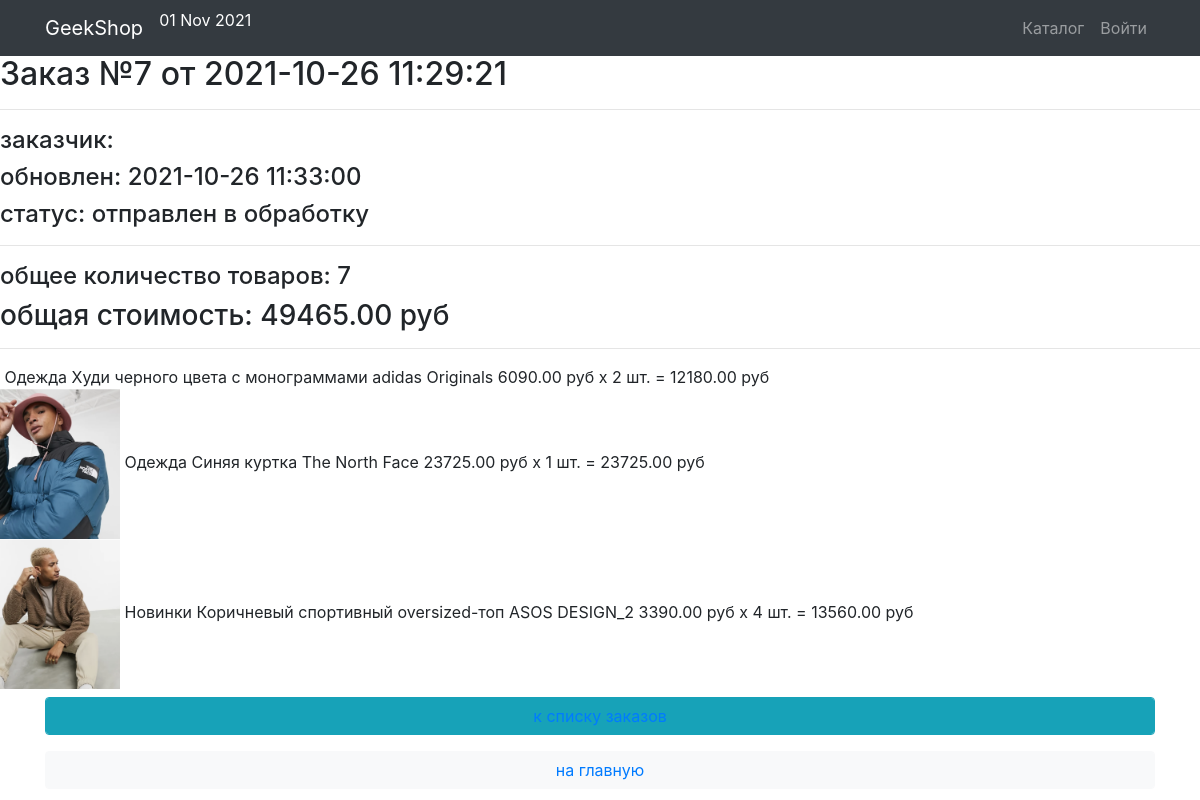
Screenshot of /orders/read/7/ with the database file from the repository.
### ordersapp/models.py (models this page shows, shortened)
class Order(models.Model):
	FORMING = "FM"
	SENT_TO_PROCEED = "STP"
	PROCEEDED = "PRD"
	PAID = "PD"
	READY = "RDY"
	CANCEL = "CNC"
	ORDER_STATUS_CHOICES = (
		(FORMING, "формируется"),
		(SENT_TO_PROCEED, "отправлен в обработку"),
		(PAID, "оплачен"),
		(PROCEEDED, "обрабатывается"),
		(READY, "готов к выдаче"),
		(CANCEL, "отменен"))
	user = models.ForeignKey(settings.AUTH_USER_MODEL, on_delete=models.CASCADE)
	created = models.DateTimeField(verbose_name="create", auto_now_add=True)
	updated = models.DateTimeField(verbose_name="update", auto_now=True)
	status = models.CharField(verbose_name="status", max_length=3, choices=ORDER_STATUS_CHOICES, default=FORMING)
	is_active = models.BooleanField(verbose_name="active", default=True)
	def get_summary(self):
		items = self.orderitems.select_related()
		return {
			"get_total_cost": sum(list(map(lambda x: x.quantity * x.product.price, items))),
			"get_total_quantity": sum(list(map(lambda x: x.quantity, items)))
		}

class OrderItem(models.Model):
	order = models.ForeignKey(Order, related_name="orderitems", on_delete=models.CASCADE)
	product = models.ForeignKey(Product, verbose_name="продукт", on_delete=models.CASCADE)
	quantity = models.PositiveIntegerField(verbose_name="количество", default=0)
	def get_product_cost(self):
		return self.product.price * self.quantity

### products/models.py (models this page shows, shortened)
class Product(models.Model):
	name = models.CharField(max_length=65, unique=True)
	image = models.ImageField(upload_to="products_images", blank=True)
	description = models.TextField(blank=True)
	price = models.DecimalField(max_digits=8, decimal_places=2)
	quantity = models.PositiveIntegerField(default=0)
	category = models.ForeignKey(ProductCategory, on_delete=models.CASCADE)
	is_active = models.BooleanField(default=True, db_index=True)

class ProductCategory(models.Model):
	name = models.CharField(max_length=65, unique=True)
	description = models.TextField(blank=True)
	is_active = models.BooleanField(default=True, db_index=True)

### ordersapp/views.py (the view)
# urls.py: path('read/<int:pk>/', OrderRead.as_view(), name='read'),
class OrderRead(DetailView):
	model = Order
	def get_context_data(self, **kwargs):
		context = super(OrderRead, self).get_context_data(**kwargs)
		context["title"] = "Geekshop - Создать заказ"
		return context

### products/context_processors.py (called while the page is built)
def basket(request):
	basket_list = []
	if request.user.is_authenticated:
		basket_list = Basket.objects.filter(user=request.user)
	return {"baskets": basket_list}

### ordersapp/templates/ordersapp/order_detail.html
{% extends "products/base.html" %}
{% load static %}
{% block content %}
   {% include 'ordersapp/includes/inc_order_summary.html' %}
   <div class="basket_list">
       {% for item in object.orderitems.select_related %}
           <div class="basket_record">
               <img style="height: 150px" src="{{ item.product.image.url }}"
                    alt="{{ item.product.short_desc }}">
               <span class="category_name">
                   {{ item.product.category.name }}
               </span>
               <span class="product_name">{{ item.product.name }}</span>
               <span class="product_price">
                   {{ item.product.price }}&nbspруб
               </span>
               <span class="product_quantitiy">
                   x {{ item.quantity }} шт.
               </span>
               <span class="product_cost">
                    = {{ item.get_product_cost }}&nbspруб
               </span>
           </div>
       {% endfor %}
   </div>
   {% include 'ordersapp/includes/inc_order_actions.html' %}
{% endblock %}

### ordersapp/templates/ordersapp/includes/inc_order_summary.html (shortened to what this page needs)
{% if object %}
   <div class="h2">Заказ №{{ object.pk }} от {{ object.created|date:"Y-m-d H:i:s" }}</div>
   <hr>
   <div class="h4">заказчик: {{ user.last_name }} {{ user.first_name }} </div>
   <div class="h4">обновлен: {{ object.updated|date:"Y-m-d H:i:s" }}</div>
   <div class="h4">cтатус: {{ object.get_status_display }}</div>
   <hr>
    {% with object_summary=object.get_summary %}
       <div class="h4">
           общее количество товаров: <span class="order_total_quantity">{{ object_summary.get_total_quantity }}</span>
       </div>
       <div class="h3">
           общая стоимость: <span class="order_total_cost">{{ object_summary.get_total_cost }}</span> руб
       </div>
    {% endwith %}
{% endif %}
<hr>

### rows the page displays
Order: pk "7", created "2021-10-26 11:29:21", updated "2021-10-26 11:33:00", status "отправлен в обработку"
OrderItem: product.category.name "Одежда", product.name "Худи черного цвета с монограммами adidas Originals", product.price "6090.00", quantity "2", get_product_cost "12180.00"
OrderItem: product.image (picture), product.category.name "Одежда", product.name "Синяя куртка The North Face", product.price "23725.00", quantity "1", get_product_cost "23725.00"
OrderItem: product.image (picture), product.category.name "Новинки", product.name "Коричневый спортивный oversized-топ ASOS DESIGN_2", product.price "3390.00", quantity "4", get_product_cost "13560.00"

### other values shown
{{ object_summary.get_total_quantity }} "7"
{{ object_summary.get_total_cost }} "49465.00"
